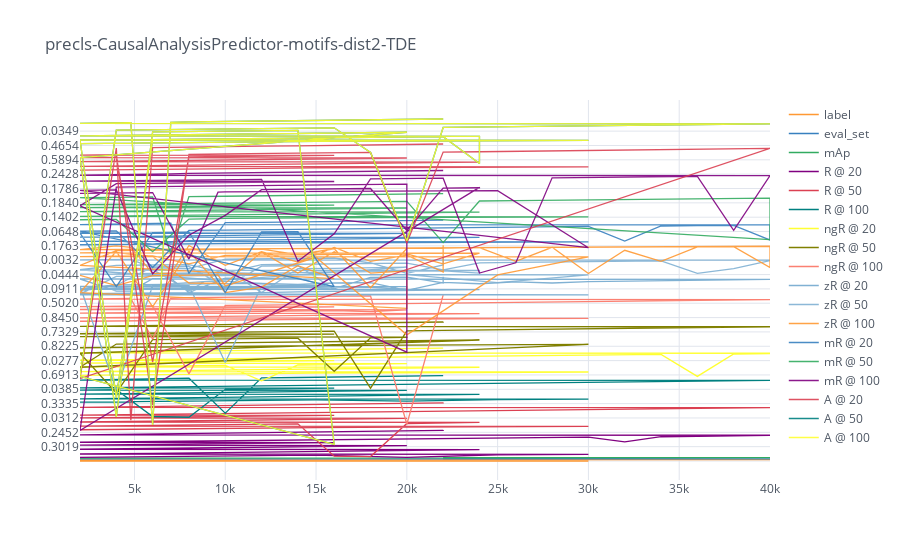

The notebook cell this image was saved under:
### Code cell
df.iplot(kind="scatter", theme="white",x="iter",title="precls-CausalAnalysisPredictor-motifs-dist2-TDE")
